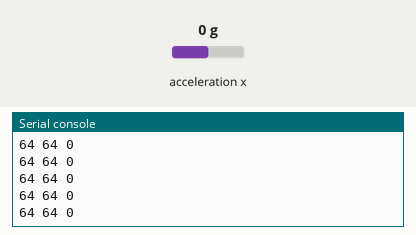
Simulated run of this program. Board: MicroPython board. Shown: the last lines printed to the serial console. Inputs (shaded band) come from the test bench; at power-on: acceleration x 0 g.

Above: at 1.3 s.
1.4 s: acceleration x set to -1.4 g
At 1.42 s:
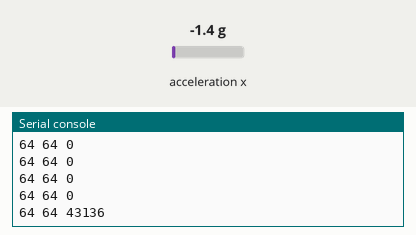
2.9 s: acceleration x set to -0.8 g
At 2.93 s:
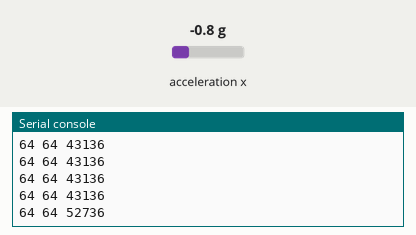
Timing chart, 0 to 5.9 s (numbered marks = the images above; inputs shaded):
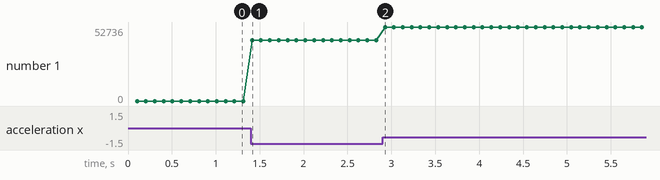

Measured:
- after the input at 1.4 s, the serial console: prints a new line at once (image 1)
- after the input at 2.9 s, the serial console: prints a new line at once (image 2)
- plotted number 1: 0 → 43136 after the input at 1.4 s, 43136 → 52736 after the input at 2.9 s

The program:

lis3dh.py
```python
from machine import I2C, Pin
import time

__version__ = '0.1.0'

class Lis3dh():
    I2C_ADDRESS = 0x19

    CTRL_REG1_REG = 0x20
    CTRL_REG2_REG = 0x21
    CTRL_REG3_REG = 0x22
    CTRL_REG4_REG = 0x23

    X_REG = 0x28

    FIFO_CTRL_REG = 0x2E
    FIFO_SRC_REG = 0x2F

    LEFT_ADC_REG = 0x88
    RIGHT_ADC_REG = 0x8A

    def _read_register(self, reg, nbytes=1):
        return self._i2c.readfrom_mem(self.I2C_ADDRESS, reg, nbytes)

    def _read_register_expect(self, reg, expected, nbytes=1):
        #value = int.from_bytes(self._read_register(reg, nbytes), "big")
        value = self._read_register(reg, nbytes)
        if value != expected:
            raise RuntimeError("Value doesn't match!")
            # Address: 0x%X, read: 0x%X, expected: 0x%X" % (reg, value, expected))

    def _write_register(self, reg, data:Bytes):
        self._i2c.writeto_mem(self.I2C_ADDRESS, reg, data)

    def _write_register_expect(self, reg, data:Bytes):
        self._write_register(reg, data)
        self._read_register_expect(reg, data, len(data))

    def _init_lis3dh(self):
        self._write_register(0x1F, bytearray([0x80]))

        self._write_register_expect(self.CTRL_REG1_REG, bytearray([0x77]))
        self._write_register_expect(self.CTRL_REG3_REG, bytearray([0x10]))
        self._write_register_expect(self.CTRL_REG4_REG, bytearray([0x88]))

        time.sleep_ms(100)

    def __init__(self, i2c_bus):
        self._i2c = i2c_bus
        self._init_lis3dh()

    def read_adc(self):
        adc_registers = [self.LEFT_ADC_REG, self.RIGHT_ADC_REG]
        adc_values = []
        for reg in adc_registers:
            data = self._read_register(reg, 2)
            value = (data[0] | (data[1] << 8))
            adc_values.append(value)
        return adc_values

    def _read_left(self):
      dataL = ((self._read_register(self.LEFT_ADC_REG, 2)))
      left = (dataL[1]<<8)|dataL[0]
      if (left > 32512):
         left = left-65536
      left = left + 32512 # value from 0..65535
      return (left // 508) # value from 0..128

    def _read_right(self):
      dataR = ((self._read_register(self.RIGHT_ADC_REG, 2)))
      right = (dataR[1]<<8)|dataR[0]
      if (right > 32512):
        right = right-65535
      right = right + 32512 # value from 0..65535
      return (right // 508) # value from 0..128

    def _read_x(self):
      data = ((self._read_register(self.X_REG, 2)))
      value = (data[1]<<8)|data[0]
      return value
      if (value > 32512):
        value = value-65535
      value = value + 32512 # value from 0..65535
      return (value // 508) # value from 0..128

    @property
    def left(self):
        return self._read_left()

    @property
    def right(self):
        return self._read_right()

    @property
    def x(self):
        return self._read_x()

if __name__ == "__main__":
    # Initialize I2C
    i2c1 = I2C(1, sda=Pin(26), scl=Pin(27), freq=400_000)

    lis = Lis3dh(i2c1)
    while True:
        print (lis.left, lis.right, lis.x)
        time.sleep(0.100)
```
